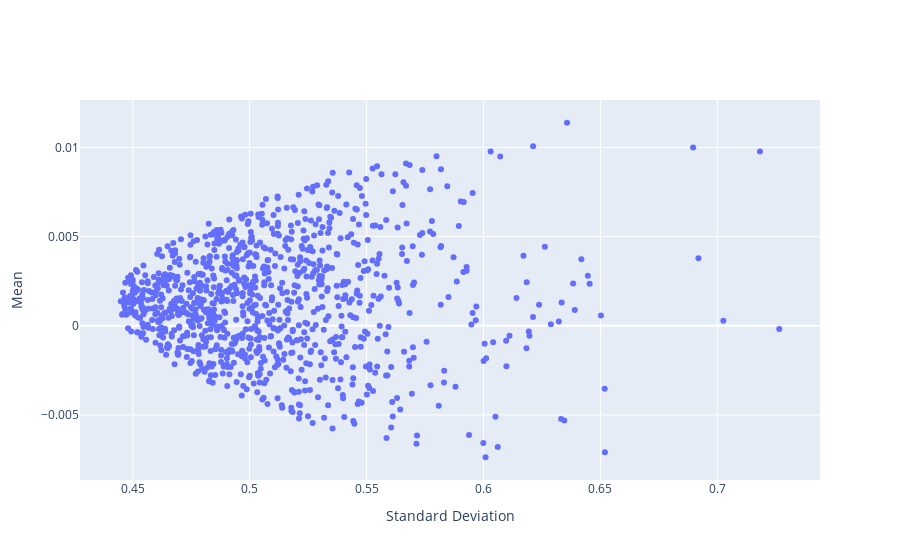

This figure's notebook cell:
### Code cell
fig = go.Figure()
fig.update_layout(xaxis_title='Standard Deviation', 
                  yaxis_title='Mean')
fig.add_trace(go.Scatter(x=stds.flatten(), y=means.flatten(),mode='markers'))
fig.show()

### Figure 1 — Plotly figure (JSON) as saved in the notebook; plotly's stock layout.template omitted (floating-point values rounded to 4 significant figures; data arrays with more than 128 entries replaced by an {"elided": "..."} marker saying what was removed)
{"data": [{"mode": "markers", "type": "scatter", "x": {"elided": "1000 float values"}, "y": {"elided": "1000 float values"}}], "layout": {"autosize": true, "xaxis": {"autorange": true, "range": [0.4278, 0.7435], "title": {"text": "Standard Deviation"}, "type": "linear"}, "yaxis": {"autorange": true, "range": [-0.00888, 0.01289], "title": {"text": "Mean"}, "type": "linear"}}}
